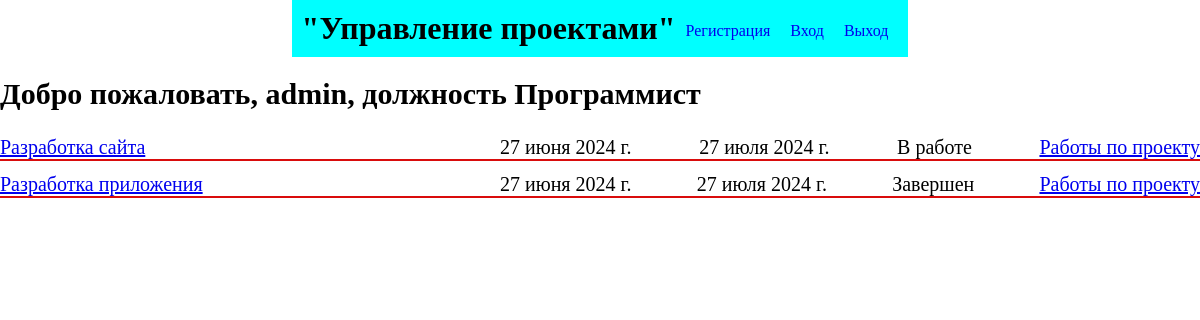
Screenshot of / (signed in) with the database file from the repository.
### main/models.py (models this page shows, shortened)
class AdvUser(AbstractUser):
    dolzn = models.ForeignKey(Dolzn, on_delete=models.CASCADE, null=True, blank=True, verbose_name='Должность')
    class Meta:
        verbose_name = 'Сотрудник'
        verbose_name_plural = 'Сотрудники'
    def __str__(self):
        return self.username

class Dolzn(models.Model):
    name = models.CharField('Название', max_length=255)
    class Meta:
        verbose_name = 'Должность'
        verbose_name_plural = 'Должности'
    def __str__(self):
        return self.name

class WorkerInProject(models.Model):
    project = models.ForeignKey(Project, on_delete=models.CASCADE, verbose_name='Проект')
    worker = models.ManyToManyField(AdvUser, verbose_name='Сотрудник')
    class Meta:
        verbose_name = 'Сотрудник в проекте'
        verbose_name_plural = 'Сотрудники в проекте'

class Project(models.Model):
    STATUS_CHOICE = (
        ("В работе", "В работе"),
        ("Завершен", "Завершен"),
    )
    name = models.CharField('Название', max_length=255)
    date_start = models.DateField('Дата начала')
    date_end = models.DateField('Дата сдачи')
    status = models.CharField("Статус проекта", choices=STATUS_CHOICE, max_length=50)
    class Meta:
        verbose_name = 'Проект'
        verbose_name_plural = 'Проекты'

### main/views.py (the view)
# urls.py: path('', MainPage.as_view(), name='main_page'),
class MainPage(TemplateView):
    template_name = 'index.html'
    def get_context_data(self, *, object_list=None, **kwargs):
        context = super().get_context_data(**kwargs)
        print(self.request.user, type(self.request.user))
        if str(self.request.user) == "AnonymousUser":
            context['warning'] = 'Зарегистрируйтесь или войдите, чтобы посмотреть свои проекты'
            return context
        else:
            context['projects'] = WorkerInProject.objects.filter(worker=self.request.user)
            context['user'] = self.request.user
            context['ddd'] = AdvUser.objects.get(username=self.request.user)
            return context

### main/templates/index.html
{% extends "base.html" %}
{% load static %}
{% block content %}
	{% if user.is_authenticated %}
		<h1 class="greeting-text">Добро пожаловать, {{ user }}, должность {{ ddd.dolzn }}</h1>
		<div class="project__list">
			{% for project in projects %}
				<div class="project__item">
					<p class="project__title"><a href="{% url 'detail_project' pk=project.pk %}">{{ project.project.name }}</a></p>
					<p class="project__date_start">{{ project.project.date_start }}</p>
					<p class="project__date_end">{{ project.project.date_end }}</p>
					<p class="project__status">{{ project.project.status }}</p>
					<p class="project__work"><a href="{% url 'works_by_project' pk=project.pk %}">Работы по проекту</a></p>
				</div>
			{% endfor %}
		</div>
	{% else %}
		<h1>Зарегистрируйтесь или войдите, чтобы посмотреть свои проекты</h1>
	{% endif %}
{% endblock %}

### main/static/style.css (style rules this page uses)
* { margin: 0; padding: 0; }
.greeting-text { margin-top: 20px; font-size: 30px; margin-bottom: 15px; }
p { margin-top: 5px; }
.project__list { margin-top: 20px; }
.project__item { display: inline-flex; justify-content: inherit; align-items: inherit; width: 100%; border-bottom: #d90c0c 2px solid; margin-bottom: 7px; }
.project__title { width: 500px; }
.project__date_start, .project__date_end, .project__status { margin-right: auto; }
.project__title, .project__date_start, .project__date_end, .project__status, .project__work { font-size: 20px; }

### rows the page displays
AdvUser: username "admin", dolzn "Программист"
WorkerInProject: project.name "Разработка сайта", project.date_start "27 июня 2024 г.", project.date_end "27 июля 2024 г.", project.status "В работе"
WorkerInProject: project.name "Разработка приложения", project.date_start "27 июня 2024 г.", project.date_end "27 июля 2024 г.", project.status "Завершен"
